Frame 1 (no input): blank canvas, image omitted
Frame 60 (no input): blank canvas, image omitted
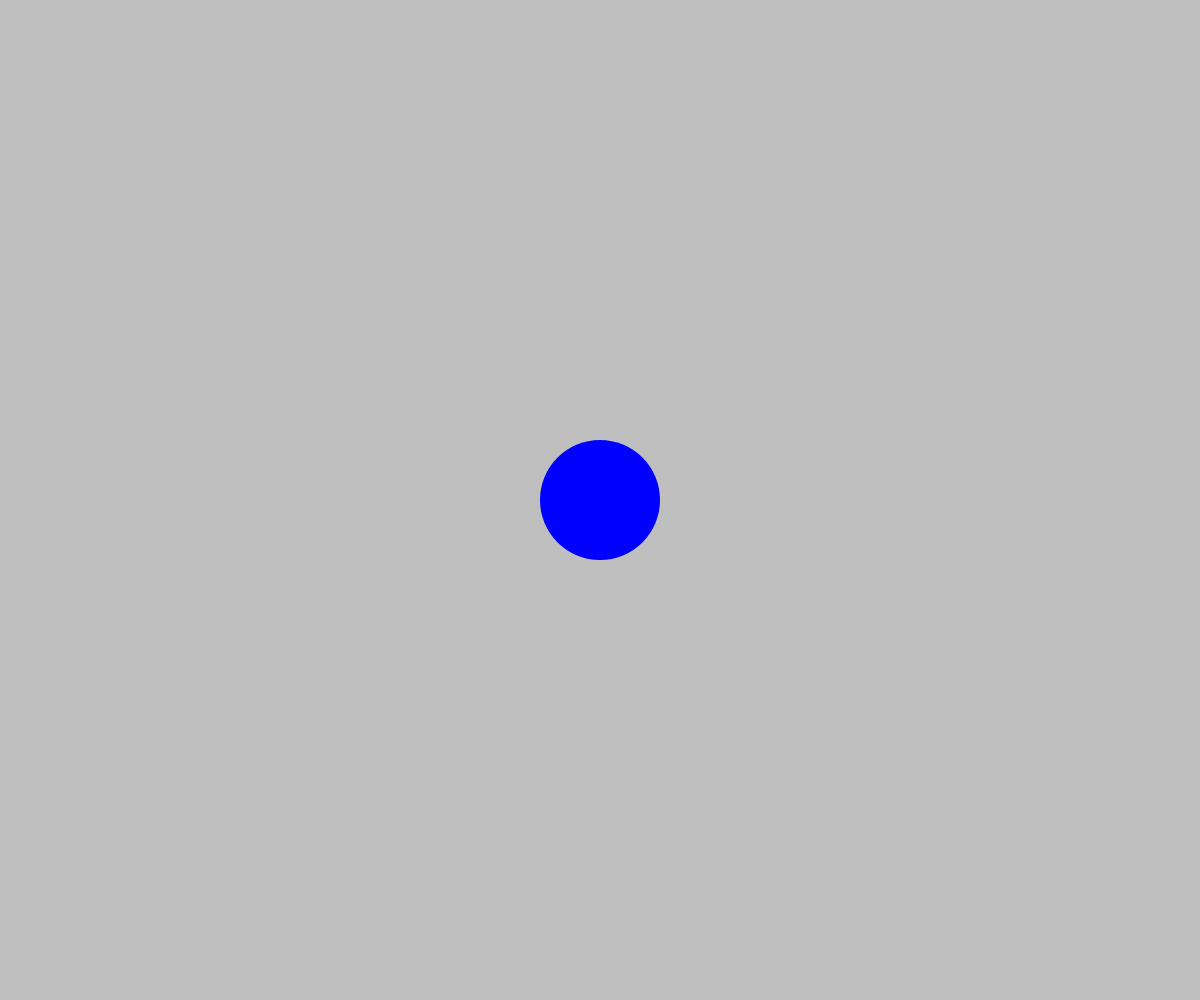
Frame 120 (the mouse pressed at the canvas centre since frame 60)

The p5.js sketch whose frames 1 and 60 were blank and that drew this single picture after the mouse press (run headless with seeded random() and noise() and a simulated clock; from frame 60 on, the mouse is pressed at the canvas centre):

// p5.js sketch
// ── sketch.js
// an box containing a bunch of things
let things = [];

function setup() {
  createCanvas(windowWidth, windowHeight);
}

function windowResized() {
  resizeCanvas(windowWidth, windowHeight);
}

function draw() {
  colorMode(HSB);
  // gray background
  background(75);
  // draw all the things
  for (let thing of things) {
    thing.draw();
  }
}

function mousePressed() {
  // create a new thing at mouse position
  let newThing = new Thing(mouseX, mouseY);
  things.push(newThing);
}

// ── Thing.js
// a class defines a concept of a "thing"
class Thing {
    // a constructor initializes a thing with properties
    // we only want x,y position for now
    constructor(x,y) {
        this.x = x;
        this.y = y;
        // random hue between 0 and 360
        // but only 6 different values
        this.hue = floor(random(6)) * 60;
        this.saturation = 100;
        this.brightness = 100;
    }
    // a method to draw the thing
    draw() {
        // use Hue, Saturation, Brightness color mode
        colorMode(HSB);
        fill(this.hue, this.saturation, this.brightness);
        // remove the outline
        noStroke();
        // draw a circle at the thing's position
        circle(this.x, this.y, width*0.1);
    }
}
